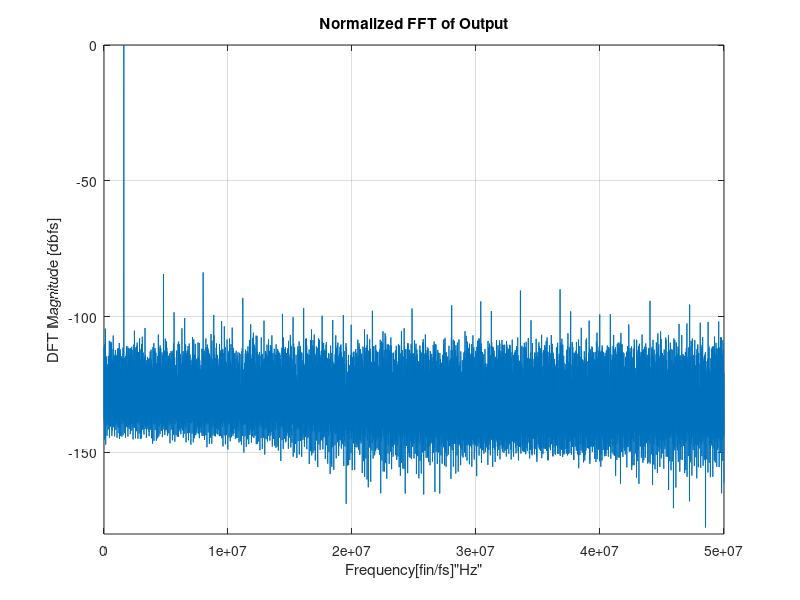

The MATLAB source for this figure:
clc
clear all
Data = importdata('Voltage_Poroject.txt');
samples=[Data(:,2)];
N=8192;
output_fft=(abs(fft(samples,N)));
Ts=10e-9;
Fs=1/Ts;
f=[0:N/2]*Fs/N;
%SNDR & SFDR calculation
output_fft=output_fft(1:N/2+1)/N;
output_noise=output_fft;
output_noise(output_noise==max(output_noise))=0;
sndr_db=10*log10(max(output_fft)^2/(sum(output_noise.^2)));
sfdr_db=10*log10(max(output_fft)^2/max(output_noise)^2);
%plot
plot(f,20*log10(output_fft/max(output_fft)))
axis([0 max(f) -180 0])
xlabel('Frequency[fin/fs]"Hz"')
ylabel('DFT Magnitude [dbfs]')
title('Normalized FFT of Output')
%print(SNDR,SFDR)
fprintf('SNDR=  %f   decibel\n',sndr_db)
fprintf('SFDR=  %f   decibel\n',sfdr_db)
grid on
